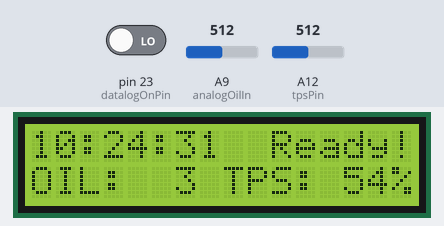
Simulated run of this sketch. Board: Arduino Mega 2560, built with avr-gcc and run on an emulated ATmega2560. On the bench: 16×2 character LCD. The test bench sets the inputs (shaded band); at power-on: pin 23 (datalogOnPin) LOW, A12 (tpsPin) = 512, A9 (analogOilIn) = 512. The local clock reads 2024-03-15 10:24:30 at power-on unless the sketch sets it; storage starts empty; what the sketch prints to the serial monitor is not drawn.

Above: at 1.2 s.
1.3 s: pin 23 (datalogOnPin) driven HIGH
At 3.8 s:
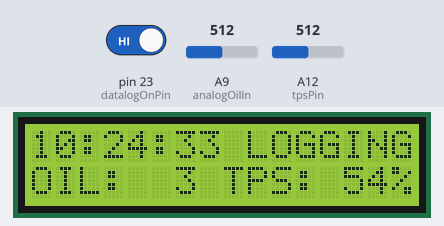
4.3 s: A12 (tpsPin) set to 716
At 5.3 s:
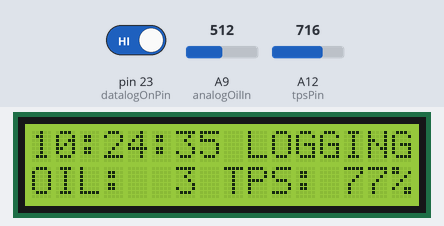
7.3 s: A12 (tpsPin) set to 122
At 7.9 s:
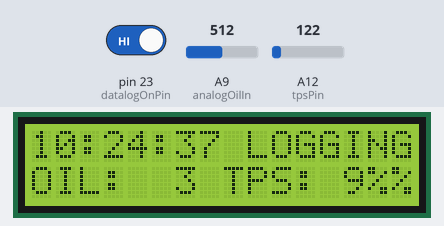
9.5 s: pin 23 (datalogOnPin) driven LOW
At 10.8 s:
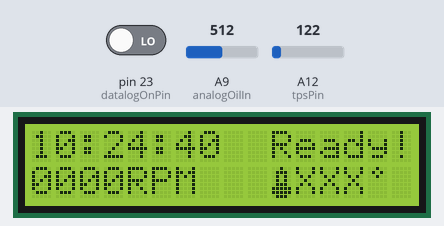
11.5 s: A12 (tpsPin) set to 90
At 13.8 s:
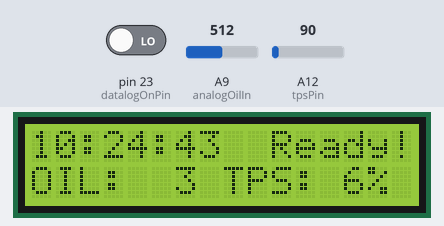
Timing chart, 0 to 14.5 s (numbered marks = the images above; inputs shaded):
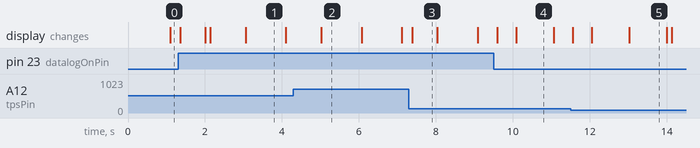

The sketch:

datalogger_project.ino
```cpp
#include <SPI.h>
#include <stdio.h>
#include <SD.h>
#include <time.h>
#include <DS1302.h>
#include <FreqMeasure.h>
#include <LiquidCrystal.h>

const int dataLogOn = 0; //simulates logging switch
const int empty1 = 1;
const int empty2 = 2;
const int empty3 = 3;
const int chipSelect = 4;
const int empty8 = 8;
const int empty9 = 9;
const int analogOilIn = 9;
const int empty10 = 10;
const int tpsPin = 12;
const int contrastPin = 22; //red
const int datalogOnPin = 23; //org
const int kCePin = 33; //Chip enable/RST
const int kIoPin = 34; //Input/Output /DAT
const int kSclkPin = 35; //Serial Clock /CLK

const int tachIn = 49; //yel
const int contrastVal = 20;
LiquidCrystal lcd(24, 25, 26, 27, 28, 29);
//gry,pur,org,yel,grn,blu
float rpm;
int count;
int sum;

byte therm[] = {
  B00100,
  B01110,
  B01010,
  B01010,
  B01110,
  B11111,
  B11111,
  B01110
};
byte degreeSign[] = {
  B00100,
  B01010,
  B00100,
  B00000,
  B00000,
  B00000,
  B00000,
  B00000
};

int thermChar = 0;
int degreeChar = 1;


DS1302 rtc(kCePin, kIoPin, kSclkPin);

//SD Card uses 4 pins, evidently, 11, 12, 13 and 4, all digital
//an UNO still has many leftover, along with analogs

bool secondIsEven() {
  Time t = rtc.time();
  return (t.sec % 2 == 0);
}

String getTime() {
  Time t = rtc.time();
  char buf[50];
  snprintf(buf, sizeof(buf), "%04d-%02d-%02d %02d:%02d:%02d",
           t.yr, t.mon, t.date,
           t.hr, t.min, t.sec);
  return buf;
}

String dateTimeFileName() {
  Time t = rtc.time();
  char buf[50];
  snprintf(buf, sizeof(buf), "%04d%02d%02d%",
           t.yr, t.mon, t.date,
           t.hr, t.min, t.sec);
  return buf;
}
String getLcdTime() {
  Time t = rtc.time();
  char buf[16];
  snprintf(buf, sizeof(buf), "%02d:%02d:%02d",
           t.hr, t.min, t.sec);
  return buf;
}
int year = rtc.time().yr;
int month = rtc.time().mon;
int day = rtc.time().date;

int oilPressureRaw = 0;
float oilPressureVolt;
float oilPressurePSI;
String oilPressureString;

int tps1024;
String tpsString;

int datalogOnRead = 0;
char fileName[] = "00000000.csv";

void setup() {
  pinMode(contrastPin, OUTPUT);
  pinMode(analogOilIn, INPUT);
  pinMode(datalogOnPin, INPUT);
  pinMode(tpsPin, INPUT);

  Serial.begin(57600);
  while (!Serial) {
    ;
  }
  sprintf(fileName, "%04d%02d%02d", year, month, day);
  FreqMeasure.begin();
  // put your setup code here, to run once:
  Serial.print("Initializing SD card...");
  lcd.begin(16, 2);
  lcd.createChar(0, therm);
  lcd.createChar(1, degreeSign);
  if (!SD.begin(chipSelect)) {
    Serial.println("Card failed, or not present");
    while (1);
  }
}

void loop() {
  // put your main code here, to run repeatedly:
  String dataString = "";
  analogWrite(contrastPin, contrastVal);
  if (FreqMeasure.available()) {
    rpm = 30 * FreqMeasure.countToFrequency(FreqMeasure.read());
  }
  datalogOnRead = digitalRead(datalogOnPin);

  tps1024 = analogRead(tpsPin);
  tpsString = String(round((0.113664780058651 * tps1024) - 4.651163));
  if (tpsString.length() < 3) {
    tpsString = " " + tpsString;
  } else if (tpsString.length() < 2) {
    tpsString = "  " + tpsString;
  }


  int oilPressureRaw = 0;
  oilPressureRaw = analogRead(analogOilIn);
  oilPressureVolt = oilPressureRaw * (5.0/1023.0);
  oilPressurePSI = 3.42771 - (0.020759 * oilPressureVolt);
  oilPressureString = String(round(oilPressurePSI));
  if (oilPressurePSI < 100) {
    oilPressureString = " " + oilPressureString;
  }
  if (oilPressurePSI < 10) {
    oilPressureString = " " + oilPressureString;
  }

  File dataFile = SD.open(fileName, FILE_WRITE);
  bool dataFileWasGood = dataFile;
  if (dataFile) {
    if (datalogOnRead == HIGH) {
      Serial.println(rpm);
      dataString = getTime() + "," + rpm + "," + tps1024 + "," + oilPressureRaw;
      dataFile.println(dataString);
      Serial.println(getLcdTime());
    }
    dataFile.close();
  }
  else {
    Serial.println("error opening file");
  };
  lcd.setCursor(0, 0);
  lcd.print(getLcdTime());
  if (!dataFileWasGood){
      lcd.setCursor(9, 0);
      lcd.print(" ERROR!");
  } else{
    if (datalogOnRead){
      lcd.setCursor(9,0);
      lcd.print("LOGGING");
    } else {
      lcd.setCursor(9,0);
      lcd.print(" Ready!");
    }
  }
  if (secondIsEven()){
    //even seconds should display
    //time
    //rpm
    //temp
    //card status/log status
    lcd.setCursor(0,1);
    lcd.print("0000");
    String rpmOutput = String(round(rpm)) + "RPM   ";
    int rpmStart = (10 - rpmOutput.length());
    lcd.setCursor(rpmStart, 1);
    lcd.print(rpmOutput);
    lcd.setCursor(10, 1);
    lcd.write(thermChar);
    lcd.setCursor(11,1);
    lcd.print("XXX");
    lcd.setCursor(14,1);
    lcd.write(degreeChar);
    lcd.setCursor(15,1);
    lcd.print(" ");

  } else {
    //odd seconds should display
    //time
    //oil
    //throttle?
    //card status
    lcd.setCursor(0, 1);
    String oilOutput = "OIL:" + oilPressureString;
    String tpsOutput = " TPS:" + tpsString + "%";
    lcd.print(oilOutput);
    lcd.setCursor(7,1);
    lcd.print(tpsOutput);
  }


  delay(100);
}
```

Measured:
- after the input at 1.3 s, the display: first changes after 0.05 s (image 1 shows a later state)
- after the input at 7.3 s, the display: changes after 0.08 s (image 3)
- after the input at 9.5 s, the display: first changes after 0.10 s (image 4 shows a later state)
- what the display in image 1 shows lasts 1.0 s, from 3.1 s to 4.1 s
- what the display in image 3 shows lasts 0.6 s, from 7.4 s to 8.0 s
